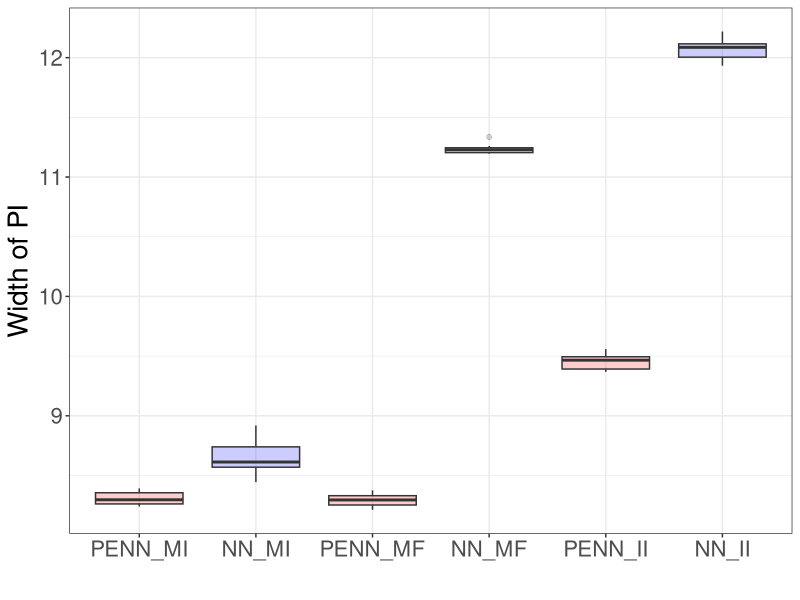
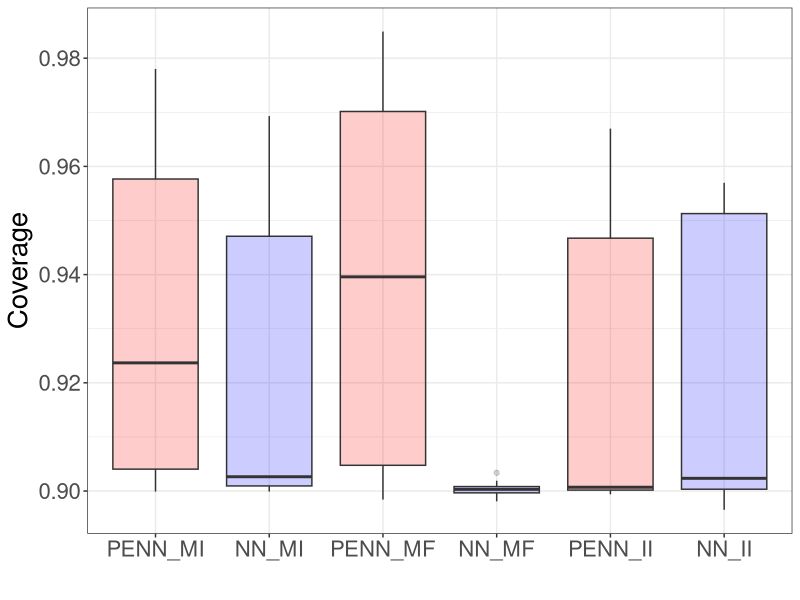

Generate these figures, in order, with R:
library(ggplot2)
library(tidyr)


##### Width of PI
PENN_MI = c(8.387702941894531, 8.371865272521973, 8.296306610107422, 8.306360244750977, 8.26598834991455, 8.257857322692871, 8.260461807250977, 8.239852905273438, 8.297035217285156, 8.39169979095459) 

NN_MI = c(8.578575134277344, 8.784053802490234, 8.566757202148438, 8.918902397155762, 8.539484024047852, 8.750639915466309, 8.708028793334961, 8.444607734680176, 8.647055625915527, 8.578457832336426) 

PENN_MF = c(8.324295997619629, 8.21337604522705, 8.324031829833984, 8.375785827636719, 8.258772850036621, 8.332962989807129, 8.266253471374512, 8.250805854797363, 8.342309951782227, 8.212505340576172) 

NN_MF = c(11.260063171386719, 11.336067199707031, 11.195904731750488, 11.202408790588379, 11.199044227600098, 11.236973762512207, 11.245516777038574, 11.243707656860352, 11.210470199584961, 11.22062873840332) 

PENN_II = c(9.47209644317627, 9.459844589233398, 9.500882148742676, 9.374571800231934, 9.475860595703125, 9.398698806762695, 9.367329597473145, 9.522668838500977, 9.559117317199707, 9.389444351196289) 

NN_II = c(12.11189079284668, 11.932979583740234, 12.002840042114258, 12.218774795532227, 12.11669921875, 12.060742378234863, 11.9797945022583, 12.145503044128418, 12.007586479187012, 12.112138748168945) 

Excess_Risk = data.frame('PENN_MI' = PENN_MI, 'NN_MI' = NN_MI,
                         'PENN_MF' = PENN_MF, 'NN_MF' = NN_MF,
                         'PENN_II' = PENN_II, 'NN_II' = NN_II)
df_long = Excess_Risk %>%
  pivot_longer(cols = everything(), names_to = "Variable", values_to = "Value")
df_long$Variable = factor(df_long$Variable, levels = c('PENN_MI', 'NN_MI', 'PENN_MF', 'NN_MF', 'PENN_II', 'NN_II'))

ggplot(df_long, aes(x=Variable, y=Value, fill=Variable)) + geom_boxplot(alpha=0.2) + 
  xlab("") + ylab("Width of PI") + theme_bw() + theme(legend.position = "none", text = element_text(size = 20)) + 
  scale_fill_manual(values = c('PENN_MI' = 'red', 'NN_MI' = 'blue', 'PENN_MF' = 'red', 
                               'NN_MF' = 'blue',  'PENN_II' = 'red', 'NN_II' = 'blue'))




##### Coverage
PENN_MI = c(0.8998885291151335, 0.9598174000743139, 0.9311003768777536, 0.9578887768282109, 0.9017817647787392, 0.9162729798113842, 0.9002070173576092, 0.9108409858980484, 0.9780066174779269, 0.9570040872657785) 

NN_MI = c(0.901180175876285, 0.9615513916166817, 0.9032503494523771, 0.9008616876338092, 0.9036926942335934, 0.9020294778562202, 0.8998885291151335, 0.9002424049401065, 0.9693012721835907, 0.9691774156448503) 

PENN_MF = c(0.9730700497195534, 0.9440168444892687, 0.9681334819611799, 0.9010917069200418, 0.9038873259373286, 0.9073553090220642, 0.9708229382309748, 0.8984199444414955, 0.9849248898561495, 0.9351522550736946) 

NN_MF = c(0.9006670559300741, 0.903356512199869, 0.8995877346639064, 0.8981014561990197, 0.900879381425058, 0.9001893235663606, 0.9004370366438417, 0.8985968823539819, 0.8998708353238849, 0.9019056213174796) 

PENN_II = c(0.9659040642638498, 0.8993931029601713, 0.9002247111488578, 0.9034449811561123, 0.9669833855300175, 0.9004193428525931, 0.9001539359838633, 0.8999593042801282, 0.9009855441725498, 0.9611621282092114) 

NN_II = c(0.9003308738963498, 0.9511297485712263, 0.9569686996832811, 0.9043119769272963, 0.8994815719164145, 0.9552347081409134, 0.8965267087778899, 0.9003839552700957, 0.9003485676875984, 0.9513243802749615) 

Excess_Risk = data.frame('PENN_MI' = PENN_MI, 'NN_MI' = NN_MI,
                         'PENN_MF' = PENN_MF, 'NN_MF' = NN_MF,
                         'PENN_II' = PENN_II, 'NN_II' = NN_II)
df_long = Excess_Risk %>%
  pivot_longer(cols = everything(), names_to = "Variable", values_to = "Value")
df_long$Variable = factor(df_long$Variable, levels = c('PENN_MI', 'NN_MI', 'PENN_MF', 'NN_MF', 'PENN_II', 'NN_II'))

ggplot(df_long, aes(x=Variable, y=Value, fill=Variable)) + geom_boxplot(alpha=0.2) + 
  xlab("") + ylab("Coverage") + theme_bw() + theme(legend.position = "none", text = element_text(size = 20)) + 
  scale_fill_manual(values = c('PENN_MI' = 'red', 'NN_MI' = 'blue', 'PENN_MF' = 'red', 
                               'NN_MF' = 'blue',  'PENN_II' = 'red', 'NN_II' = 'blue')) 

